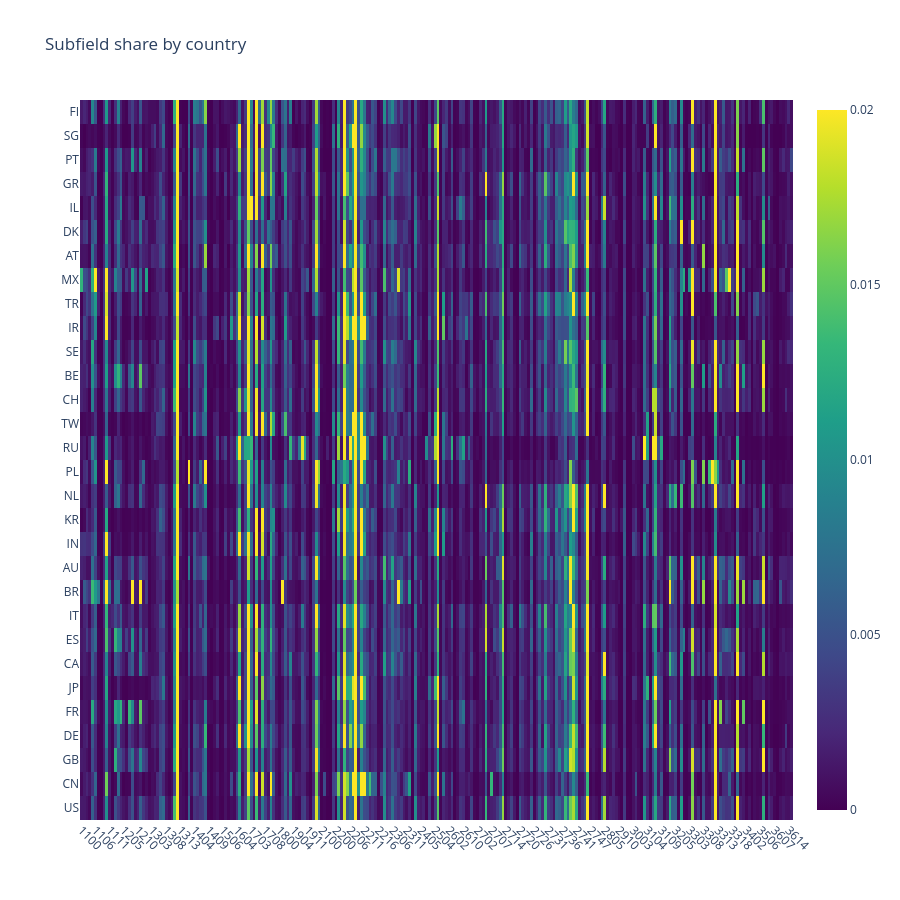

Here is the notebook cell this chart was saved with:
### Code cell
uf.plotly_heatmap(
    # df_country_subfield_norm,
    # y_labels=df_country_subfield_norm_world.index.astype(str).to_list(),
    df_country_subfield_norm.loc[uf.top_n_countries_by_articles(30)],
    y_labels=uf.top_n_countries_by_articles(30),
    x_labels=df_country_subfield_norm_world.columns.astype(str).to_list(),
    y_type="country",
    x_type="subfield",
    y_name="Country",
    x_name="Subfield",
    title="Subfield share by country",
    line_height=30,
    z_min=0, z_max=0.02
)

### Figure 1 — Plotly figure (JSON) as saved in the notebook; plotly's stock layout.template omitted (floating-point values rounded to 4 significant figures; data arrays with more than 128 entries replaced by an {"elided": "..."} marker saying what was removed)
{"data": [{"colorscale": [[0.0, "#440154"], [0.1111, "#482878"], [0.2222, "#3e4989"], [0.3333, "#31688e"], [0.4444, "#26828e"], [0.5556, "#1f9e89"], [0.6667, "#35b779"], [0.7778, "#6ece58"], [0.8889, "#b5de2b"], [1.0, "#fde725"]], "customdata": {"elided": "30x252x2 str values"}, "hovertemplate": "<b>Subfield: </b>%{customdata[0]}<br><b>Country: </b>%{customdata[1]}<br><b>Z: </b> %{z:.3f}<br><extra></extra>", "x": {"elided": "252 str values"}, "y": ["FI", "SG", "PT", "GR", "IL", "DK", "AT", "MX", "TR", "IR", "SE", "BE", "CH", "TW", "RU", "PL", "NL", "KR", "IN", "AU", "BR", "IT", "ES", "CA", "JP", "FR", "DE", "GB", "CN", "US"], "z": {"elided": "30x252 float values"}, "zmax": 0.02, "zmin": 0, "type": "heatmap"}], "layout": {"xaxis": {"tickangle": 45, "automargin": true}, "yaxis": {"autorange": "reversed", "automargin": true}, "title": {"text": "Subfield share by country"}, "height": 900}}
